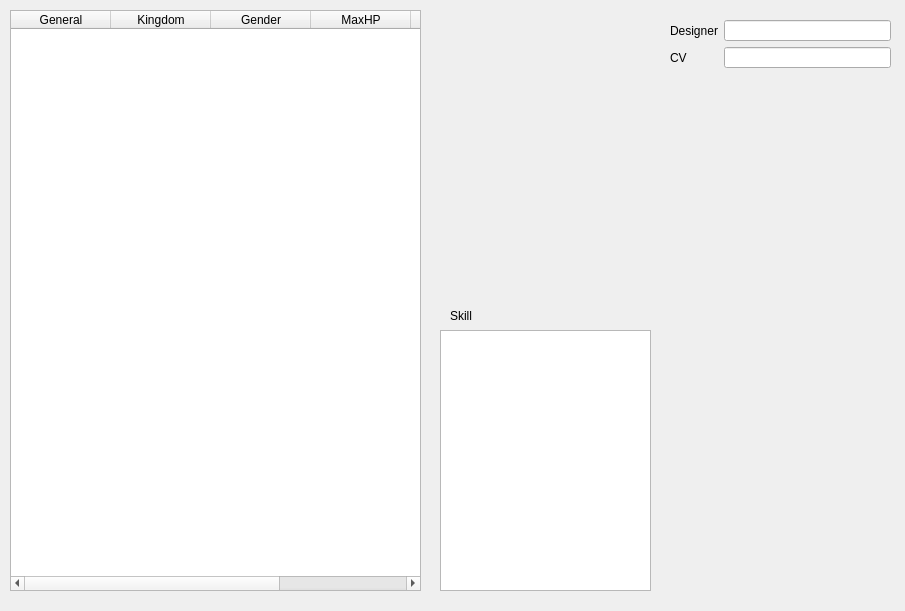
<?xml version="1.0" encoding="UTF-8"?>
<ui version="4.0">
 <class>GeneralOverview</class>
 <widget class="QDialog" name="GeneralOverview">
  <property name="windowModality">
   <enum>Qt::NonModal</enum>
  </property>
  <property name="geometry">
   <rect>
    <x>0</x>
    <y>0</y>
    <width>905</width>
    <height>611</height>
   </rect>
  </property>
  <property name="windowTitle">
   <string>General Overview</string>
  </property>
  <widget class="QTableWidget" name="tableWidget">
   <property name="geometry">
    <rect>
     <x>10</x>
     <y>10</y>
     <width>411</width>
     <height>581</height>
    </rect>
   </property>
   <property name="editTriggers">
    <set>QAbstractItemView::NoEditTriggers</set>
   </property>
   <property name="selectionMode">
    <enum>QAbstractItemView::SingleSelection</enum>
   </property>
   <property name="selectionBehavior">
    <enum>QAbstractItemView::SelectRows</enum>
   </property>
   <property name="sortingEnabled">
    <bool>true</bool>
   </property>
   <column>
    <property name="text">
     <string>General</string>
    </property>
   </column>
   <column>
    <property name="text">
     <string>Kingdom</string>
    </property>
   </column>
   <column>
    <property name="text">
     <string>Gender</string>
    </property>
   </column>
   <column>
    <property name="text">
     <string>MaxHP</string>
    </property>
   </column>
   <column>
    <property name="text">
     <string>MaxMp</string>
    </property>
   </column>
   <column>
    <property name="text">
     <string>Package</string>
    </property>
   </column>
  </widget>
  <widget class="QLabel" name="skillLabel">
   <property name="geometry">
    <rect>
     <x>450</x>
     <y>310</y>
     <width>30</width>
     <height>12</height>
    </rect>
   </property>
   <property name="text">
    <string>Skill</string>
   </property>
  </widget>
  <widget class="QTextEdit" name="skillTextEdit">
   <property name="geometry">
    <rect>
     <x>440</x>
     <y>330</y>
     <width>211</width>
     <height>261</height>
    </rect>
   </property>
   <property name="readOnly">
    <bool>true</bool>
   </property>
  </widget>
  <widget class="QLabel" name="generalPhoto">
   <property name="geometry">
    <rect>
     <x>450</x>
     <y>10</y>
     <width>200</width>
     <height>290</height>
    </rect>
   </property>
   <property name="text">
    <string/>
   </property>
   <property name="pixmap">
    <pixmap>../image/generals/card/caocao.jpg</pixmap>
   </property>
  </widget>
  <widget class="QScrollArea" name="scrollArea">
   <property name="geometry">
    <rect>
     <x>670</x>
     <y>80</y>
     <width>221</width>
     <height>511</height>
    </rect>
   </property>
   <property name="frameShape">
    <enum>QFrame::NoFrame</enum>
   </property>
   <property name="widgetResizable">
    <bool>true</bool>
   </property>
   <widget class="QWidget" name="scrollAreaWidgetContents">
    <property name="geometry">
     <rect>
      <x>0</x>
      <y>0</y>
      <width>221</width>
      <height>511</height>
     </rect>
    </property>
   </widget>
  </widget>
  <widget class="QWidget" name="layoutWidget">
   <property name="geometry">
    <rect>
     <x>670</x>
     <y>20</y>
     <width>221</width>
     <height>48</height>
    </rect>
   </property>
   <layout class="QGridLayout" name="gridLayout">
    <item row="0" column="0">
     <widget class="QLabel" name="designerLabel">
      <property name="text">
       <string>Designer</string>
      </property>
     </widget>
    </item>
    <item row="0" column="1">
     <widget class="QLineEdit" name="designerLineEdit">
      <property name="alignment">
       <set>Qt::AlignRight|Qt::AlignTrailing|Qt::AlignVCenter</set>
      </property>
      <property name="readOnly">
       <bool>true</bool>
      </property>
     </widget>
    </item>
    <item row="1" column="0">
     <widget class="QLabel" name="cvLabel">
      <property name="text">
       <string>CV</string>
      </property>
     </widget>
    </item>
    <item row="1" column="1">
     <widget class="QLineEdit" name="cvLineEdit">
      <property name="frame">
       <bool>true</bool>
      </property>
      <property name="alignment">
       <set>Qt::AlignRight|Qt::AlignTrailing|Qt::AlignVCenter</set>
      </property>
      <property name="readOnly">
       <bool>true</bool>
      </property>
     </widget>
    </item>
   </layout>
  </widget>
 </widget>
 <resources/>
 <connections/>
</ui>
